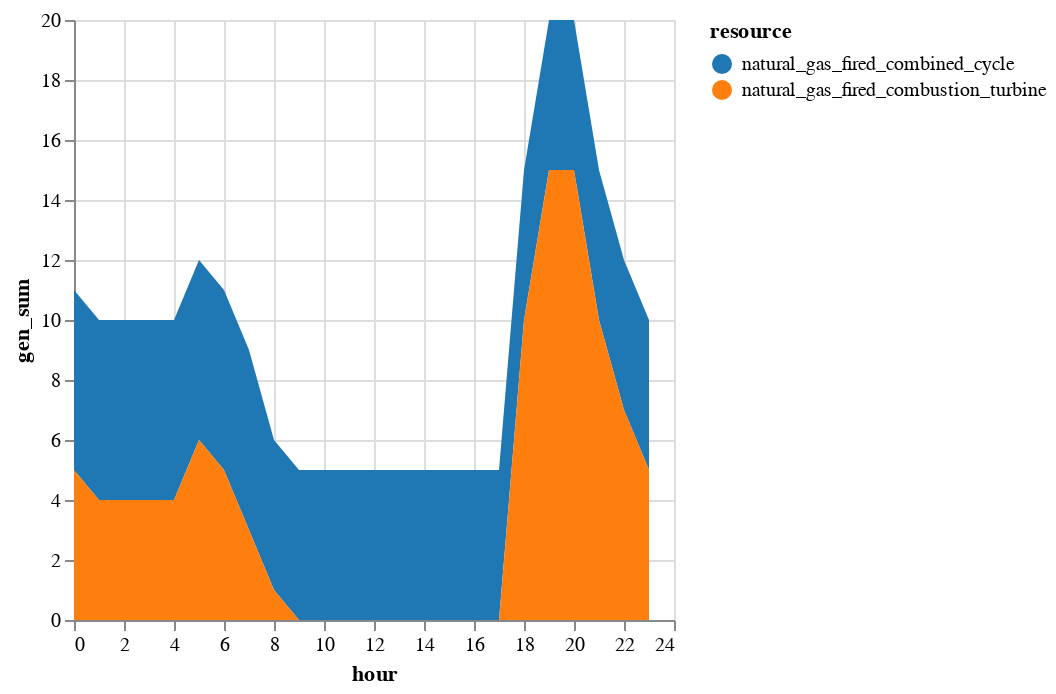

The notebook cell saved with this chart:
### Markdown cell above
We can now see that the need to maintain reserve requirements leads to greater commitment of natural gas units throughout the day. The addition of CCGTs and GTs to meet reserve requirements leads to greater curtailment of wind and solar in the afternoon hours. We also see more CT units committed during the morning ramp as well as the afternoon hours to help provide reserves.

### Code cell
sol_commit = innerjoin(solution.commit, 
                    gen_df[!, [:r_id, :resource]], 
                    on = :r_id)
sol_commit = combine(groupby(sol_commit, [:resource, :hour]), 
            :gen => sum)
sol_commit.hour = sol_commit.hour .- T_period[1]

sol_commit |>
@vlplot(:area, 
    x=:hour, y={:gen_sum, stack=:zero}, 
    color={"resource:n", scale={scheme="category10"}})

### Figure 1 — Vega-Lite specification as saved in the notebook (floating-point values rounded to 4 significant figures)
{"data": {"values": [{"gen_sum": 6, "hour": 0, "resource": "natural_gas_fired_combined_cycle"}, {"gen_sum": 5, "hour": 0, "resource": "natural_gas_fired_combustion_turbine"}, {"gen_sum": 6, "hour": 1, "resource": "natural_gas_fired_combined_cycle"}, {"gen_sum": 4, "hour": 1, "resource": "natural_gas_fired_combustion_turbine"}, {"gen_sum": 6, "hour": 2, "resource": "natural_gas_fired_combined_cycle"}, {"gen_sum": 4, "hour": 2, "resource": "natural_gas_fired_combustion_turbine"}, {"gen_sum": 6, "hour": 3, "resource": "natural_gas_fired_combined_cycle"}, {"gen_sum": 4, "hour": 3, "resource": "natural_gas_fired_combustion_turbine"}, {"gen_sum": 6, "hour": 4, "resource": "natural_gas_fired_combined_cycle"}, {"gen_sum": 4, "hour": 4, "resource": "natural_gas_fired_combustion_turbine"}, {"gen_sum": 6, "hour": 5, "resource": "natural_gas_fired_combined_cycle"}, {"gen_sum": 6, "hour": 5, "resource": "natural_gas_fired_combustion_turbine"}, {"gen_sum": 6, "hour": 6, "resource": "natural_gas_fired_combined_cycle"}, {"gen_sum": 5, "hour": 6, "resource": "natural_gas_fired_combustion_turbine"}, {"gen_sum": 6, "hour": 7, "resource": "natural_gas_fired_combined_cycle"}, {"gen_sum": 3, "hour": 7, "resource": "natural_gas_fired_combustion_turbine"}, {"gen_sum": 5, "hour": 8, "resource": "natural_gas_fired_combined_cycle"}, {"gen_sum": 1, "hour": 8, "resource": "natural_gas_fired_combustion_turbine"}, {"gen_sum": 5, "hour": 9, "resource": "natural_gas_fired_combined_cycle"}, {"gen_sum": 0, "hour": 9, "resource": "natural_gas_fired_combustion_turbine"}, {"gen_sum": 5, "hour": 10, "resource": "natural_gas_fired_combined_cycle"}, {"gen_sum": 0, "hour": 10, "resource": "natural_gas_fired_combustion_turbine"}, {"gen_sum": 5, "hour": 11, "resource": "natural_gas_fired_combined_cycle"}, {"gen_sum": 0, "hour": 11, "resource": "natural_gas_fired_combustion_turbine"}, {"gen_sum": 5, "hour": 12, "resource": "natural_gas_fired_combined_cycle"}, {"gen_sum": 0, "hour": 12, "resource": "natural_gas_fired_combustion_turbine"}, {"gen_sum": 5, "hour": 13, "resource": "natural_gas_fired_combined_cycle"}, {"gen_sum": 0, "hour": 13, "resource": "natural_gas_fired_combustion_turbine"}, {"gen_sum": 5, "hour": 14, "resource": "natural_gas_fired_combined_cycle"}, {"gen_sum": 0, "hour": 14, "resource": "natural_gas_fired_combustion_turbine"}, {"gen_sum": 5, "hour": 15, "resource": "natural_gas_fired_combined_cycle"}, {"gen_sum": 0, "hour": 15, "resource": "natural_gas_fired_combustion_turbine"}, {"gen_sum": 5, "hour": 16, "resource": "natural_gas_fired_combined_cycle"}, {"gen_sum": 0, "hour": 16, "resource": "natural_gas_fired_combustion_turbine"}, {"gen_sum": 5, "hour": 17, "resource": "natural_gas_fired_combined_cycle"}, {"gen_sum": 0, "hour": 17, "resource": "natural_gas_fired_combustion_turbine"}, {"gen_sum": 5, "hour": 18, "resource": "natural_gas_fired_combined_cycle"}, {"gen_sum": 10, "hour": 18, "resource": "natural_gas_fired_combustion_turbine"}, {"gen_sum": 5, "hour": 19, "resource": "natural_gas_fired_combined_cycle"}, {"gen_sum": 15, "hour": 19, "resource": "natural_gas_fired_combustion_turbine"}, {"gen_sum": 5, "hour": 20, "resource": "natural_gas_fired_combined_cycle"}, {"gen_sum": 15, "hour": 20, "resource": "natural_gas_fired_combustion_turbine"}, {"gen_sum": 5, "hour": 21, "resource": "natural_gas_fired_combined_cycle"}, {"gen_sum": 10, "hour": 21, "resource": "natural_gas_fired_combustion_turbine"}, {"gen_sum": 5, "hour": 22, "resource": "natural_gas_fired_combined_cycle"}, {"gen_sum": 7, "hour": 22, "resource": "natural_gas_fired_combustion_turbine"}, {"gen_sum": 5, "hour": 23, "resource": "natural_gas_fired_combined_cycle"}, {"gen_sum": 5, "hour": 23, "resource": "natural_gas_fired_combustion_turbine"}]}, "encoding": {"color": {"field": "resource", "scale": {"scheme": "category10"}, "type": "nominal"}, "x": {"field": "hour", "type": "quantitative"}, "y": {"field": "gen_sum", "stack": "zero", "type": "quantitative"}}, "mark": "area"}
